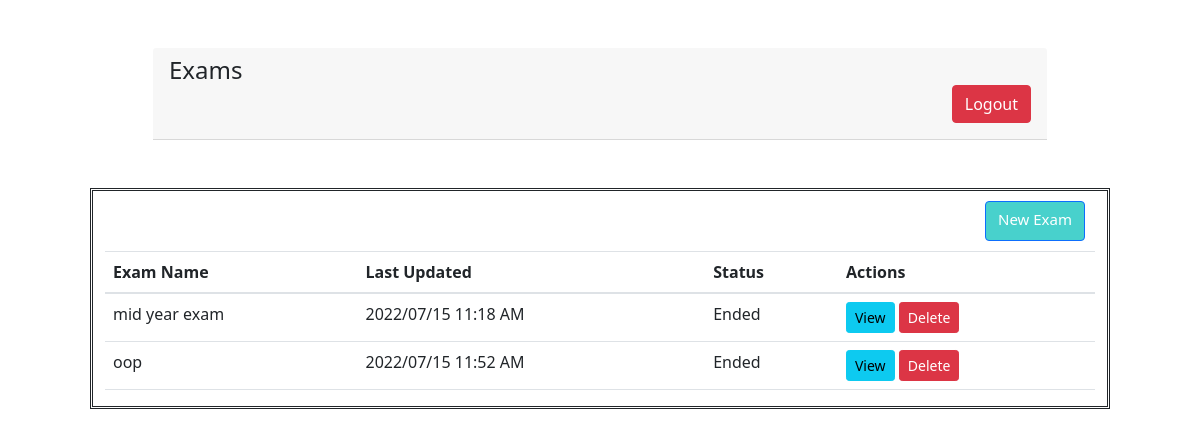
Screenshot of /teacher_exam.php?userId=2 with the database file from the repository.
### tables this page shows
CREATE TABLE `exams` (
  `E_id` int(11) NOT NULL,
  `users_user_id` int(11) DEFAULT NULL,
  `examName` varchar(255) NOT NULL,
  `examDate` varchar(145) NOT NULL,
  `e_duration` int(11) NOT NULL,
  `e_dateTime` varchar(255) NOT NULL,
  `status` tinyint(4) NOT NULL DEFAULT 0
);

### teacher_exam.php (the view, shortened to what this page needs)
<?php
require 'database.php';
if (isset ($_GET['userId']))
{
$user_id=$_GET['userId'];
}
$sql = "SELECT E_id, users_user_id, examName,examDate, status FROM exams where users_user_id=$user_id";
$result = $conn->query($sql);
$arr_exams = [];
if ($result->num_rows > 0) {
    $arr_exams = $result->fetch_all(MYSQLI_ASSOC);
}
?>
<!DOCTYPE html>
<html lang="en">
<head>
    <link rel="stylesheet" type="text/css" href="https://cdn.datatables.net/v/dt/dt-1.10.16/datatables.min.css"/>
    <link rel="stylesheet" href="https://maxcdn.bootstrapcdn.com/bootstrap/4.0.0/css/bootstrap.min.css">
</head>
<head>
    <link href="https://cdn.jsdelivr.net/npm/bootstrap@5.1.3/dist/css/bootstrap.min.css" rel="stylesheet">
    <link href="css/styles.css" rel="stylesheet">
</head>
<body>
<br>
    <br>
        <div class="row justify-content-center">
            <div class="col-md-9">
           <div class= "justify-content-md-end">
                    <div class="card-header">
                        <h4>Exams
                    <form action="logout.php" method="POST">
                    <div class="d-grid gap-2 d-md-flex justify-content-md-end">
                    <div class="text-left">
                        <button  type="submit" class="btn btn-danger">Logout</button>
                    </form>
                    </h4>
                    </div>
          </div>
         </div>
</div>
    <div class="container mt-5">
        <table id="usetTable" class="table">
        </div>
                        <?php
                       echo "<a href=New_exam.php?userId=".$user_id." class='btn btn-primary float-end'>New Exam</a>";
                        ?>
            <thead>
                                <th>Exam Name <a href=Add_questions.php?id=".$exams['E_id']."&userId=".$user_id."></a></th>
                                <th>Last Updated</th>
                                <th>Status</th>
                                <th>Actions</th>
            </thead>
            <tbody>
                <?php if(!empty($arr_exams)) { ?>
                    <?php foreach($arr_exams as $exams) { ?>
                        <tr>
                            <td><?php echo $exams['examName']; ?></td>
                            <td><?php echo $exams['examDate'];?></td>
                            <td><?php  if($exams['status']=="0")
                                          echo "Draft";
                                        else if($exams['status']=="1")
                                          echo "Published";
                                        else
                                          echo "Ended";
                                          ?></td>
							<td>
                            <?php if($exams['status']=="1")
                                {
                                    echo "<a href=Moniter_started_exam.php?id=".$exams['E_id']." class='btn btn-info btn-sm'>View</a>";
                                }
                                else if ($exams['status']=="0")
                                {
                                    echo "<a href=Add_questions.php?id=".$exams['E_id']."&userId=".$user_id." class='btn btn-success btn-sm'>Add</a>";
                                }
                                else
                                echo "<a href=Moniter_started_exam.php?id=".$exams['E_id']." class='btn btn-info btn-sm'>View</a>";
                                ?>
                                <form action="code.php?userId=<?=$user_id;?>" method="POST" class="d-inline">
                                <button type="submit"name="delete_exam" value="<?=$exams['E_id'];?>" class="btn btn-danger btn-sm">Delete</button>
                             </form>
                           </td>
                        </tr>
                    <?php } ?>
                <?php } ?>
            </tbody>
</body>
</html>

### css/styles.css (style rules this page uses)
.btn-primary { display: flex; margin: 10px; padding-bottom: 10px; color: #fff; background: #48D1CC; color:cri#48D1CC; text-transform: capitalize; font-size: 15px; cursor: pointer; }

### teacher_exam.php (style rules this page uses)
.container { max-width:1020px; border: double; }

### rows the page displays
exams: examName "mid year exam", examDate "2022/07/15 11:18 AM", status "Ended", $exams['E_id'] 60 (drawn)
exams: examName "oop", examDate "2022/07/15 11:52 AM", status "Ended", $exams['E_id'] 61 (drawn)
